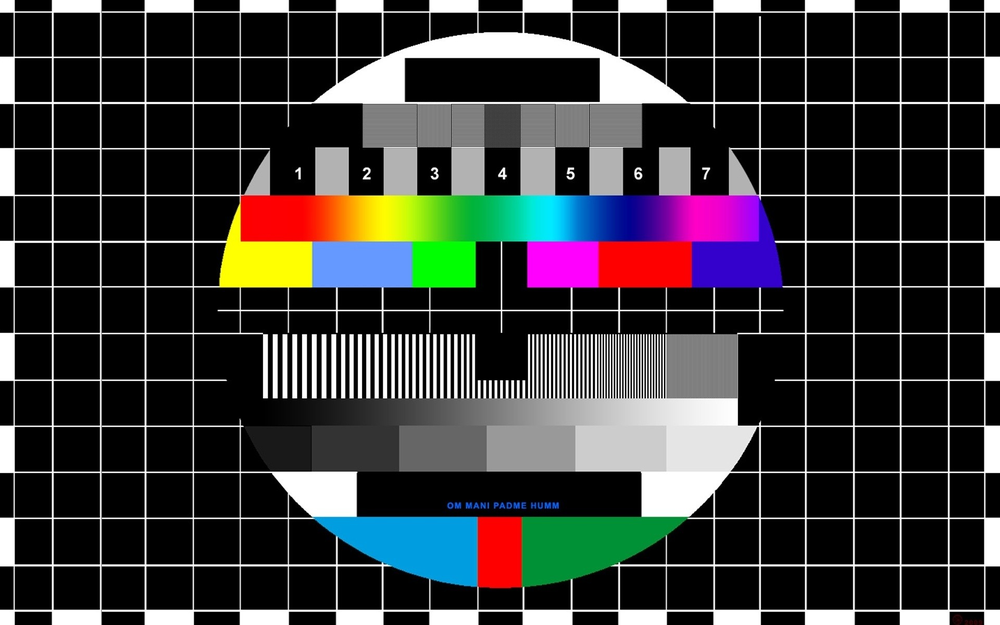
%> input picture TP3/mire.png, 1000 x 625 px, shrunk from 1920 x 1200 before the run
$ octave TSI_TP3_Ex4.m   (GNU Octave 9; MATLAB toolbox functions it lacks are replaced by stand-ins)
%> lines starting %> are read from the running program, lines starting %| are printed output that depends on the picture
clear variaIble;
close all;

I = imread('mire.png') ;
%> I is the input picture: size 625x1000x3 uint8; mean R, G, B 57.9, 57.4, 57.7

figure(1)
imshow(I);

figure(2)

subplot(131);hold on;
title('Red Channel')
imshow(I(:,:,1));
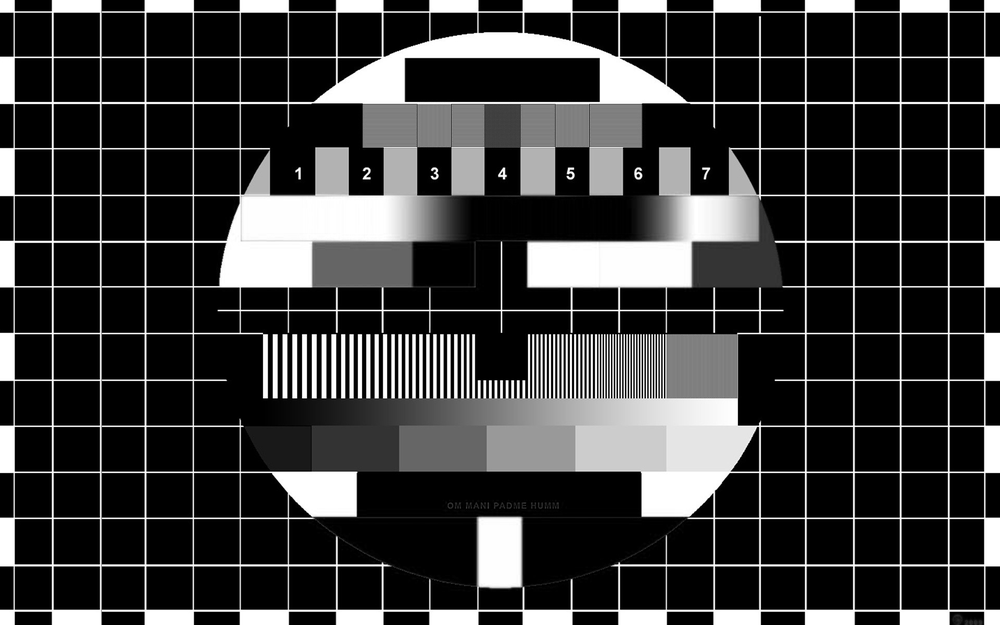
%> displayed picture: size 625x1000, on the screen's scale of 0 to 255; min 0, max 255, mean 57.9

subplot(132);hold on;
title('Green Channel')

imshow(I(:,:,2));
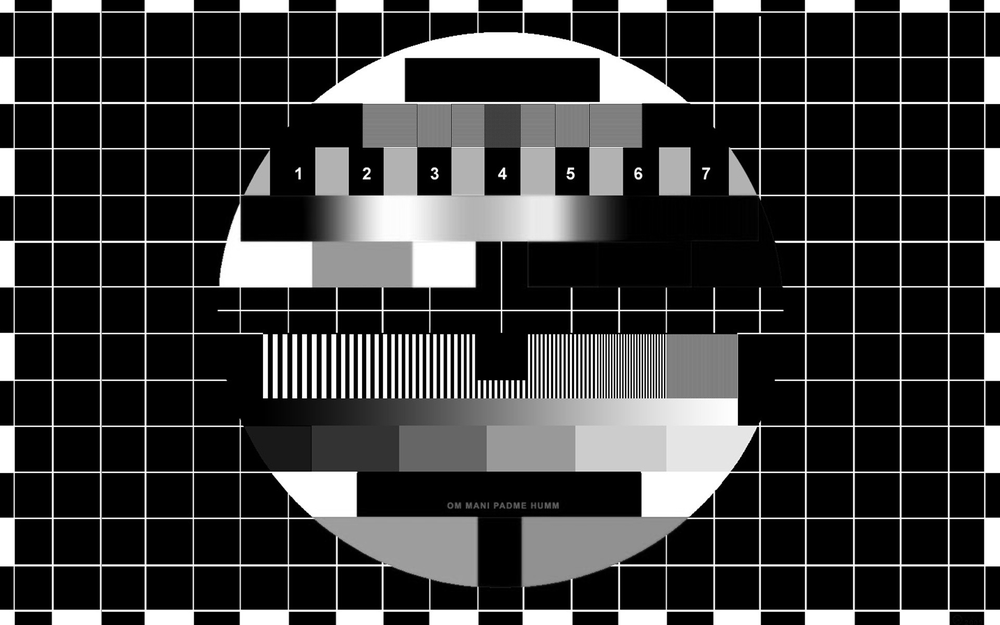
%> displayed picture: size 625x1000, on the screen's scale of 0 to 255; min 0, max 255, mean 57.4

subplot(133);hold on;
title('Blue Channel')

imshow(I(:,:,3));
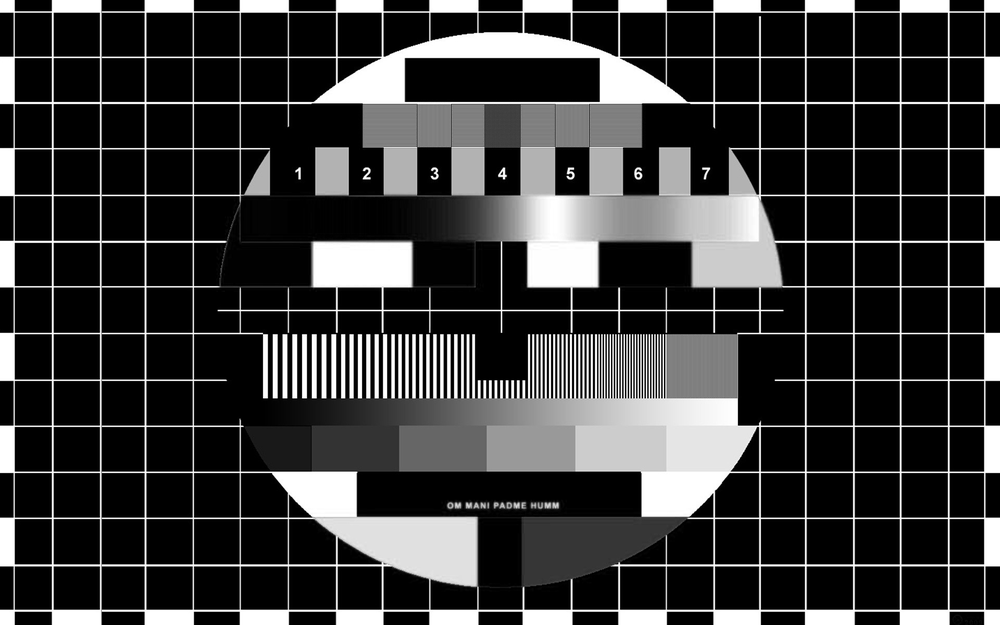
%> displayed picture: size 625x1000, on the screen's scale of 0 to 255; min 0, max 255, mean 57.7
